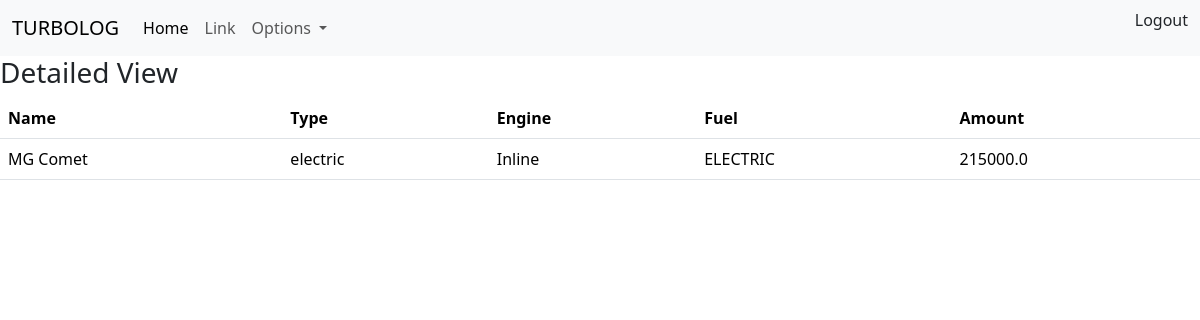
/vehicle/6/detail (signed in), run on the app's committed database.
### vehicle/models.py (models this page shows)
class Vehicle(models.Model):
    name = models.CharField(max_length=100)
    TYPE_OPTIONS = (
        ('Economy','Economy'),
        ('SUV','SUV'),
        ('sedan','sedan'),
        ('Hatchback','Hatchback'),
        ('electric','electric'),
        ('Hybrid','Hybrid'),
        ('Sports car','Sports car'),
        ('Coupe','Coupe'),
        ('Utility','Utility')
    )
    type = models.CharField(max_length=200,choices=TYPE_OPTIONS,default='Economy')
    ENGINE_TYPES = (
        ('Inline','Inline'),
        ('v Engine','v Engine'),
        ('W Engine','W Engine'),
        ('OPOC','OPOC')
    )
    engine = models.CharField(max_length=100,choices=ENGINE_TYPES,default='v Engine')
    FUEL_OPTIONS = (
        ('PETROL','PETROL'),
        ('DIESEL','DIESEL'),
        ('CNG','CNG'),
        ('ELECTRIC','ELECTRIC')
    )
    fuel = models.CharField(max_length=100,choices=FUEL_OPTIONS,default='PETROL')
    date = models.DateField(auto_now_add=True)
    amount = models.FloatField()

### vehicle/views.py (the view)
# urls.py: path('vehicle/<int:pk>/detail',views.VehicleDetailView.as_view(),name='vehicledetailview'),
@method_decorator(authenication,name='dispatch')
class VehicleDetailView(View):
    template_name = 'vehicle_detail.html'
    def get(self,request,*args,**kwargs):
        id = kwargs.get('pk')
        data = Vehicle.objects.get(id=id)
        return render(request,self.template_name,{'data':data})

### vehicle/templates/vehicle_detail.html
{%extends 'base.html'%}
{%block main_block%}
    <h3>Detailed View </h3>
    <table class="table">
        <tr>
            <th>Name</th>
            <th>Type</th>
            <th>Engine</th>
            <th>Fuel</th>
            <th>Amount</th>
        </tr>
        <tr>
            <td>{{data.name}}</td>
            <td>{{data.type}}</td>
            <td> {{data.engine}}</td>
            <td>{{data.fuel}}</td>
            <td>{{data.amount}}</td>
        </tr>
    </table>
{%endblock%}

### data on the page
Vehicle: name "MG Comet", type "electric", engine "Inline", fuel "ELECTRIC", amount "215000.0"
